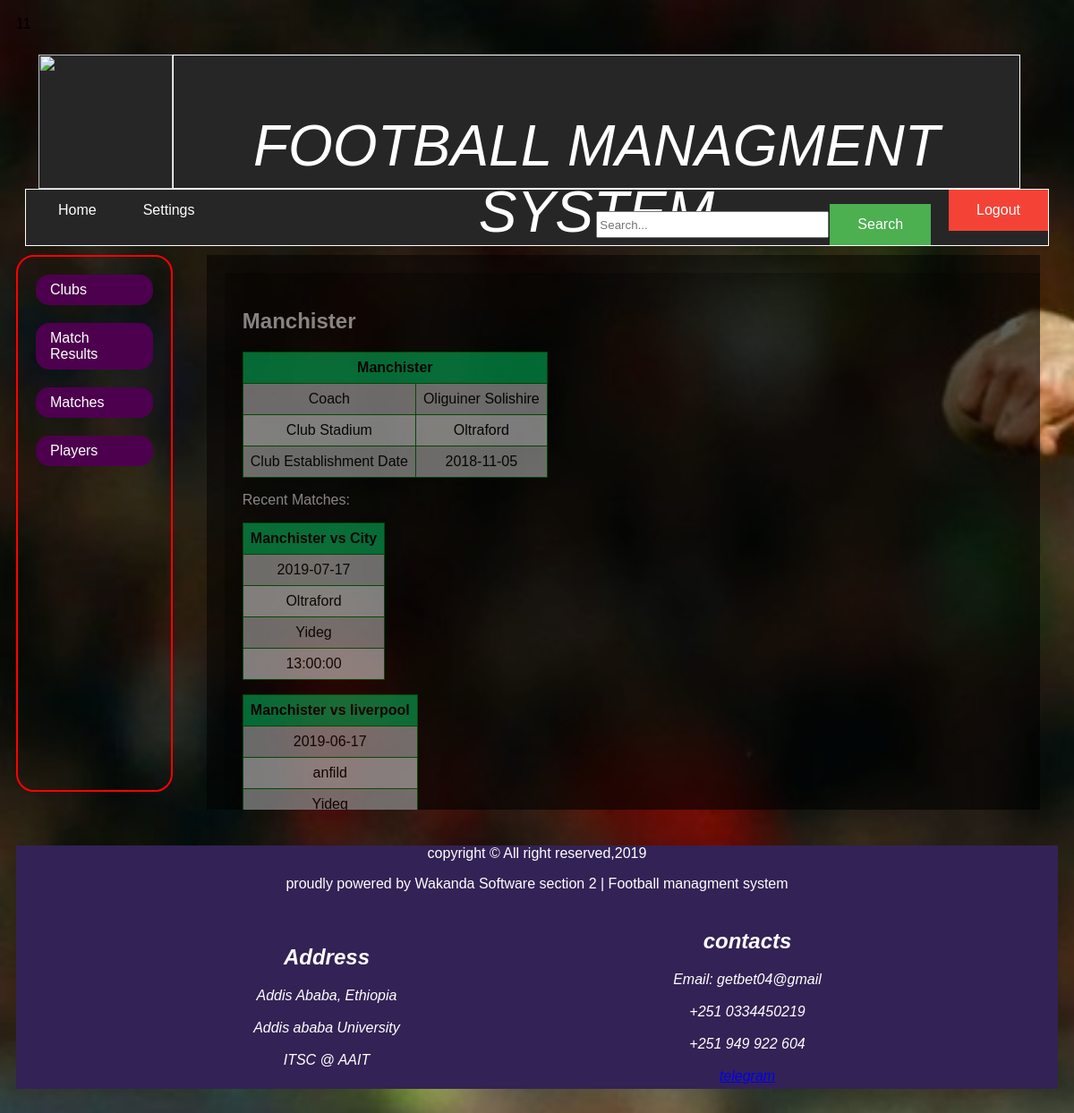
Page /Football-Management-System/zcoach.php (signed in) on the committed database.
### tables this page shows
CREATE TABLE `zclub` (
  `club_id` int(11) NOT NULL,
  `club_name` varchar(30) NOT NULL,
  `stadium` varchar(25) DEFAULT NULL,
  `est_date` date NOT NULL,
  `admin_username` varchar(25) NOT NULL,
  `admin_password` varchar(25) NOT NULL
);

CREATE TABLE `zcoach` (
  `coach_id` int(11) NOT NULL,
  `club_id` int(11) NOT NULL,
  `fname` varchar(10) DEFAULT NULL,
  `lname` varchar(10) DEFAULT NULL,
  `username` varchar(10) NOT NULL,
  `password` varchar(10) NOT NULL,
  `new_match_id` int(11) DEFAULT NULL
);

CREATE TABLE `zschedule` (
  `schedule_id` int(11) NOT NULL,
  `season_id` int(11) NOT NULL,
  `home_team` varchar(20) NOT NULL,
  `away_team` varchar(20) NOT NULL,
  `stadium` varchar(20) NOT NULL,
  `refree` varchar(20) NOT NULL,
  `match_date` date NOT NULL,
  `match_time` time NOT NULL
);

### Football-Management-System/zCoach.php (the view, shortened to what this page needs)
<?php
  $host = "localhost";
  $myUser = "root";
  $myPassword = "";
  $myDB = "football";
  $connection = mysqli_connect($host, $myUser, $myPassword, $myDB);
  $teamID = $_SESSION['favTeamID'];
  $clubQuery = "SELECT * FROM zclub WHERE club_id = '".$teamID."'";
  $query = mysqli_query($connection, $clubQuery);
  $club = mysqli_fetch_object($query);
  $playersQuery = "SELECT * FROM zplayer WHERE club_id ='".$teamID."'";
  $players = mysqli_query($connection, $playersQuery);
  $coachQuery = "SELECT fname, lname FROM zcoach WHERE club_id = '".$teamID."'";
  $coach = mysqli_query($connection, $coachQuery)->fetch_object();
  $currentDateTime = date('Y-m-d');
  $clubsQuery = "SELECT *  FROM zschedule
           WHERE home_team = '".$club->club_name."' OR away_team='".$club->club_name."' AND match_date > '".$currentDateTime."' ORDER BY match_date DESC";
  $clubs = mysqli_query($connection, $clubsQuery);
              ?>
<!DOCTYPE html>
<html>
<head>
  <link rel="stylesheet" type="text/css" href="css/style.css">
</head>
<body>
    <div class="header">
        <div class="headings"> <img src="images/et.jfi"  style="width:150px;height:150px"></div>
        <div  class="headings txt"><p>FOOTBALL MANAGMENT SYSTEM </p></div>
    </div>
<div class="topnav">
  <a href="#">Home</a>
  <a href="EditProfile.php">Settings</a>
  <form action = "#" method = "POST">
    <input type = "submit" class="logoutbutton" value = "Logout" name = "logout" />
  </form>
  <form action = "#" method = "POST">
        <input type="submit" style="float:right" name="search" value="Search" class = "searchbutton">
        <input type ="text" name = "searchtext" placeholder="Search..." style ="float:right; width: 260px; height:30px; margin-top:8px; margin-right: 1px">
  </form>
</div>
<div class="row">
  <div class="leftcolumn">
       <ul id="sideBarStyle">
         <li><a id="clubbtn" onclick="getClubs()">Clubs</a></li>
         <li><a  id="transferbtn" onclick="getResults()">Match Results</a></li>
         <li><a  id="matchbtn" onclick="getMatches()">Matches</a></li>
         <li><a  id="playerbtn" onclick="getPlayers()">Players</a></li>
       </ul>
  </div>
  <div class="rightcolumn">
    <div class="card" id="card">
      <h2><?php echo $club->club_name;?></h2>
      <div class="inf" style="height:200px; width: 350px">
        <p>
           <?php
           $displaystring="<table >"."<tr>"."<th colspan='2'>".$club->club_name ."</th>"."</tr>"."<tr>"."<td>"."Coach"."</td>"."<td>".$coach->fname." ".$coach->lname."</td>".
            "</tr>"."<tr>"."<td>"."Club Stadium"."</td>"."<td>".$club->stadium."</td>"."</tr>"."<tr>"."<td>"."Club Establishment Date"."</td>"."<td>".$club->est_date."</td>"."</tr>"."</table>";
            echo $displaystring;
           ?>
        </p>
        <p>Recent Matches:<br>
      <?php
        while ($value = mysqli_fetch_object($clubs)){
                $displaystring='<form role="form" action="#" method="POST">';
                $displaystring.="<table >"."<tr>"."<th>".$value->home_team."     vs     ".$value->away_team."</th>"."</tr>"."<tr>"."<td>".$value->match_date."</td>".
                "</tr>"."<tr>"."<td>".$value->stadium."</td>"."</tr>"."<tr>"."<td>".$value->refree."</td>"."</tr>"."<tr>"."<td>".$value->match_time."</td>"."</tr>"."</table>";
                  $finalanounced="SELECT * FROM finalplayers WHERE schedule_id='".$value->schedule_id."' AND club_name='".$club->club_name."' LIMIT 1";
                  $stmt = $connection->prepare($finalanounced);
                  $stmt->execute();
                  $stmt->store_result();
                  if (($stmt->num_rows) == 0){
                     while ($row = mysqli_fetch_assoc($players)){
                        $displaystring .= "<input type=checkbox name=check_list[] value=".$row['fname']." ".$row['tshirt_num'].">".$row['fname']."<br>";
                    }
                  $displaystring.='<input type="submit" class="btn btn-lg btn-primary btn-block" value="Done" name="Done">';
                  }
                  $displaystring.="</form>";
                  echo "$displaystring";
              }
            ?>
    </p>
        <br>
      </div>
  </div>
</div>
<div class="separator">
</div>
<?php
   include "footer.php";
 ?>

### Football-Management-System/css/style.css (style rules this page uses)
* { box-sizing: border-box; }
body { font-family: Arial; padding: 10px; background: url("../images/img6.jpg"); background-repeat: no-repeat; background-size: cover; }
.header { padding: 25px; text-align: center; }
.header p { font-size: 4em; color: white; font-style: italic; }
.txt { width: 85%; border: 1px solid white; }
.headings { background-color: #262626; float: left; text-align: bottom; max-height: 150px; color: white; }
.searchbutton { background-color: #4CAF50; border: none; color: white; padding: 14px 31px; text-align: center; text-decoration: none; margin-right: 20px; display: inline-block; font-size: 16px; float: right; }
.topnav { overflow: hidden; background-color: #262626; margin: 10px; clear: both; border: 1px solid white; }
.topnav a { float: left; display: block; color: #ffffff; text-align: center; padding: 14px 16px; text-decoration: none; background: #262626; margin-left: 20px; border-radius: 10px; }
.leftcolumn { float: left; width: 15%; border: 2px solid red; height: 600px; border-radius: 20px; }
table { font-family: arial, sans-serif; border-collapse: collapse; color: black; }
td, th { border: 1px solid green; text-align: center; padding: 8px; }
th { background-color: #00cc66; }
tr:nth-child(even) { background-color: #cccccc; }
tr:nth-child(odd) { background-color: #f2f2f2; }
.rightcolumn { color: white; background-color:rgba(0, 0, 0, 0.5); float: right; width: 80%; padding-left: 20px; margin-right: 20px; overflow: auto; }
.card { background-color:rgba(0, 0, 0, 0.5); padding: 20px; margin-top: 20px; opacity:0.5; min-height: 600px; overflow: auto; }
.logoutbutton { background-color: #f44336; border: none; color: white; padding: 14px 31px; text-align: center; text-decoration: none; display: inline-block; font-size: 16px; float: right; }
#sideBarStyle li a { display: block; color: #ffffff; padding: 8px 16px; text-decoration: none; }
ul, li { color: #ffffff; list-style-type: none; margin: 0; padding: 10px; }
ul li a { color: #ffffff; background:#4d004d; border-radius: 15px; }
.separator { height: 20px; clear: both; }

### rows in the picture
zclub: club_name "Manchister", stadium "Oltraford", est_date "2018-11-05"
zcoach: fname "Oliguiner", lname "Solishire"
zschedule: home_team "Manchister", away_team "City", match_date "2019-07-17", stadium "Oltraford", refree "Yideg", match_time "13:00:00"
zschedule: home_team "Manchister", away_team "liverpool", match_date "2019-06-17", stadium "anfild", refree "Yideg"
